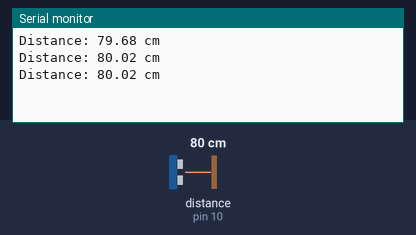
Bench run of a sketch on a simulated Arduino Uno, built with avr-gcc and run on an emulated ATmega328P. Parts: the last lines printed to the serial monitor. Wiring (inferred from the names in the program): ultrasonic range finder: trigger pin 9; echo pin 10. The test bench sets the inputs (shaded band); at power-on: distance to the obstacle (sensor on pin 10) 80 cm. The echo pulse lasts 58.3 µs per cm.

Above: at 1.3 s.
1.4 s: distance to the obstacle (sensor on pin 10) set to 2 cm
At 1.9 s:
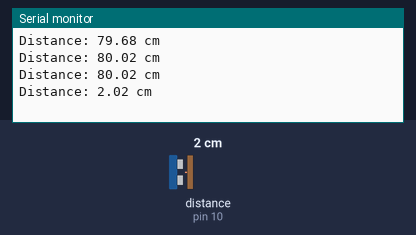
2.9 s: distance to the obstacle (sensor on pin 10) set to 4 cm
At 3.4 s:
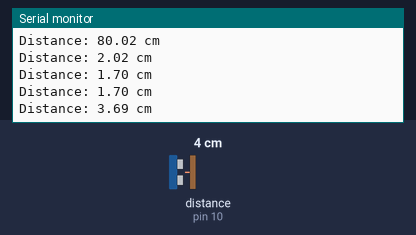
Timing chart, 0 to 5.9 s (numbered marks = the images above; inputs shaded):
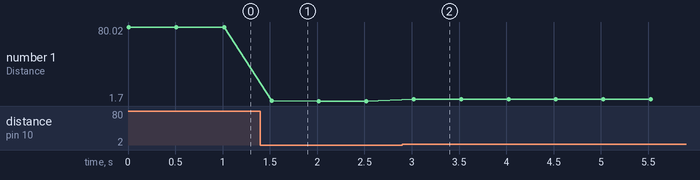

Measured:
- after the input at 1.4 s, the serial monitor: prints a new line after 0.12 s (image 1)
- after the input at 2.9 s, the serial monitor: prints a new line after 0.12 s (image 2)
- plotted number 1: 80.02 → 1.7 after the input at 1.4 s, 1.7 → 3.69 after the input at 2.9 s

The sketch:

task_1.1.4.ino
```cpp
#define trig_pin 9
#define echo_pin 10

double timing = 0.0;
double distance = 0.0;

void setup() {
  pinMode(trig_pin, OUTPUT);
  pinMode(echo_pin, INPUT);

  Serial.begin(9600);
}

void loop() {
  digitalWrite(trig_pin, HIGH);
  delayMicroseconds(10);
  digitalWrite(trig_pin, LOW);

  timing = pulseIn(echo_pin, HIGH); // in microseconds
  distance = (343 * timing)/(2*10000);

  Serial.print("Distance: ");
  Serial.print(distance);
  Serial.println(" cm");

  delay(500);
}
```
